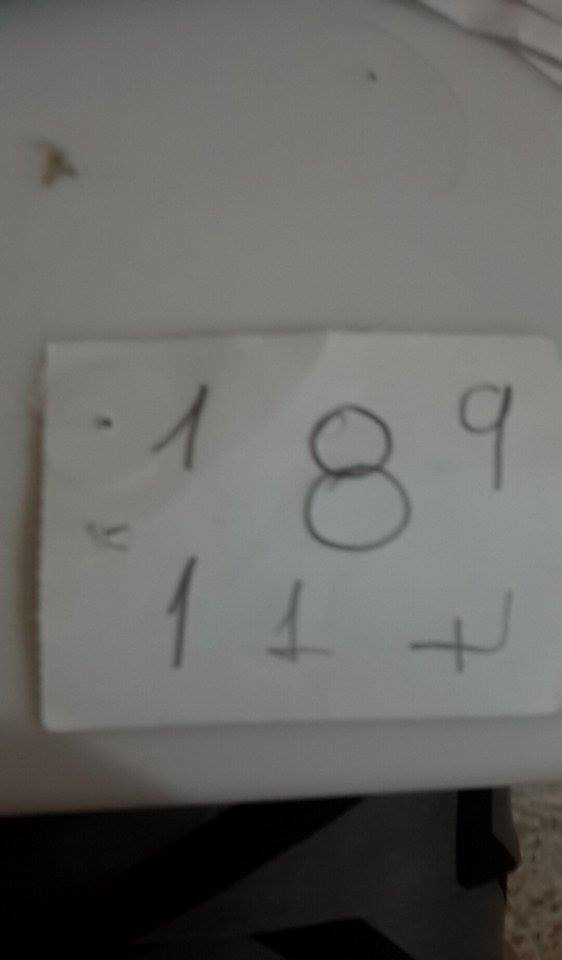
#> input picture test1.jpg, 562 x 960 px
$ python -i image_processing.py   (imports and definitions only)
#> lines starting #> are read from the running program, lines starting #| are printed output that depends on the picture; after the words box and inside, x2 and y2 are one past the last pixel; in counts of white or black regions, pixels touching at a corner belong together
#> further down, picture is the input picture: shape (960, 562, 3); mean B, G, R 99.9, 103.1, 103.3
import cv2

from numpy import *


"Neural network properties"
WINDOW_SIZE = 20
ROWS = 0
COLUMNS = 1
OUTPUT_LAYER = 10


def binarize_and_filter(img):
    out = cv2.cvtColor(img,cv2.COLOR_BGR2GRAY)
    out = cv2.GaussianBlur(out,(3,3),0)
    ret,out = cv2.threshold(out,125,255,cv2.THRESH_BINARY)
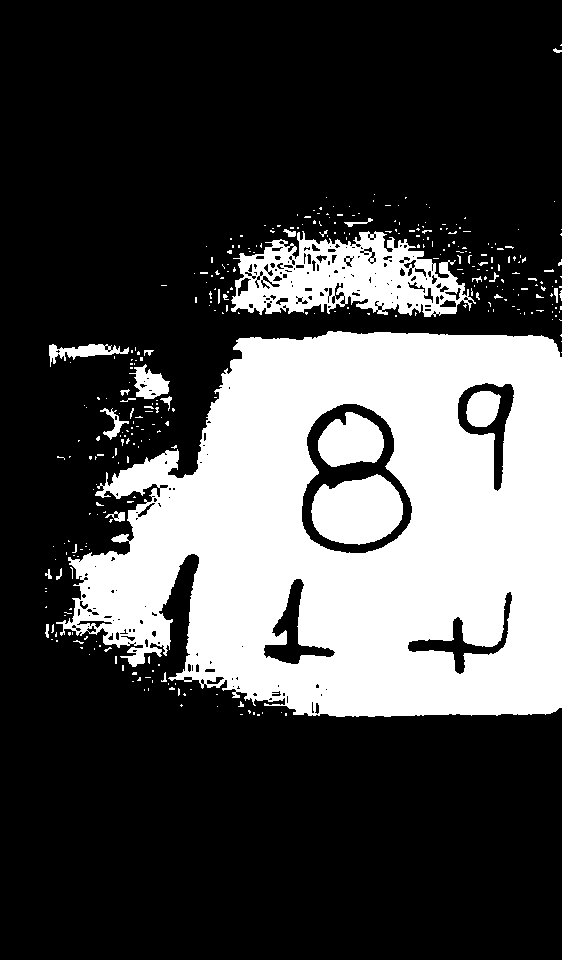
#> out: shape (960, 562); 28.9% white; 342 white regions (309 under 20 px), largest, box (x1, y1, x2, y2) and area: (56, 331, 562, 717) 130990, (231, 231, 476, 317) 11966, (311, 474, 403, 545) 4946
    return out

def apply_threshold(img):
    ret,out = cv2.threshold(img,200,255,cv2.THRESH_BINARY)
    return out

# [107 lines left out: functions resize, invert_color, crop_image, generate_pattern, print_patern, not called in this run]

>>> import cv2
>>> picture = cv2.imread('test1.jpg')
>>> result = binarize_and_filter(picture)

$ run again, on 10.png
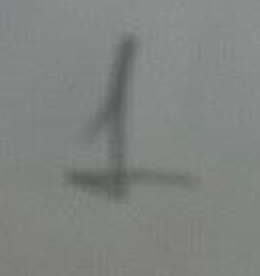
#> input picture 10.png, 130 x 138 px (shown 2 times larger)
#> picture is the input picture: shape (138, 130, 3); mean B, G, R 129.2, 131.1, 128
#> in binarize_and_filter, `ret,out = cv2.threshold(out,125,255,cv2.THRESH_BINARY)`:
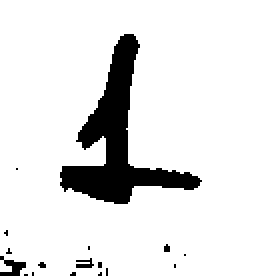
#> out: shape (138, 130) (shown 2 times larger); 89.1% white; 17 black regions (14 under 20 px), largest, box (x1, y1, x2, y2) and area: (30, 17, 101, 102) 1801, (0, 128, 13, 138) 66, (38, 129, 47, 134) 27
